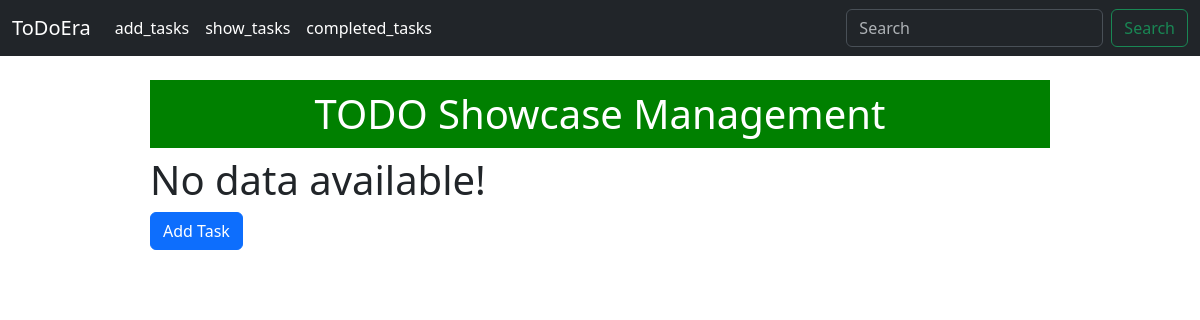
Page /show_tasks/ on the earlier database version.
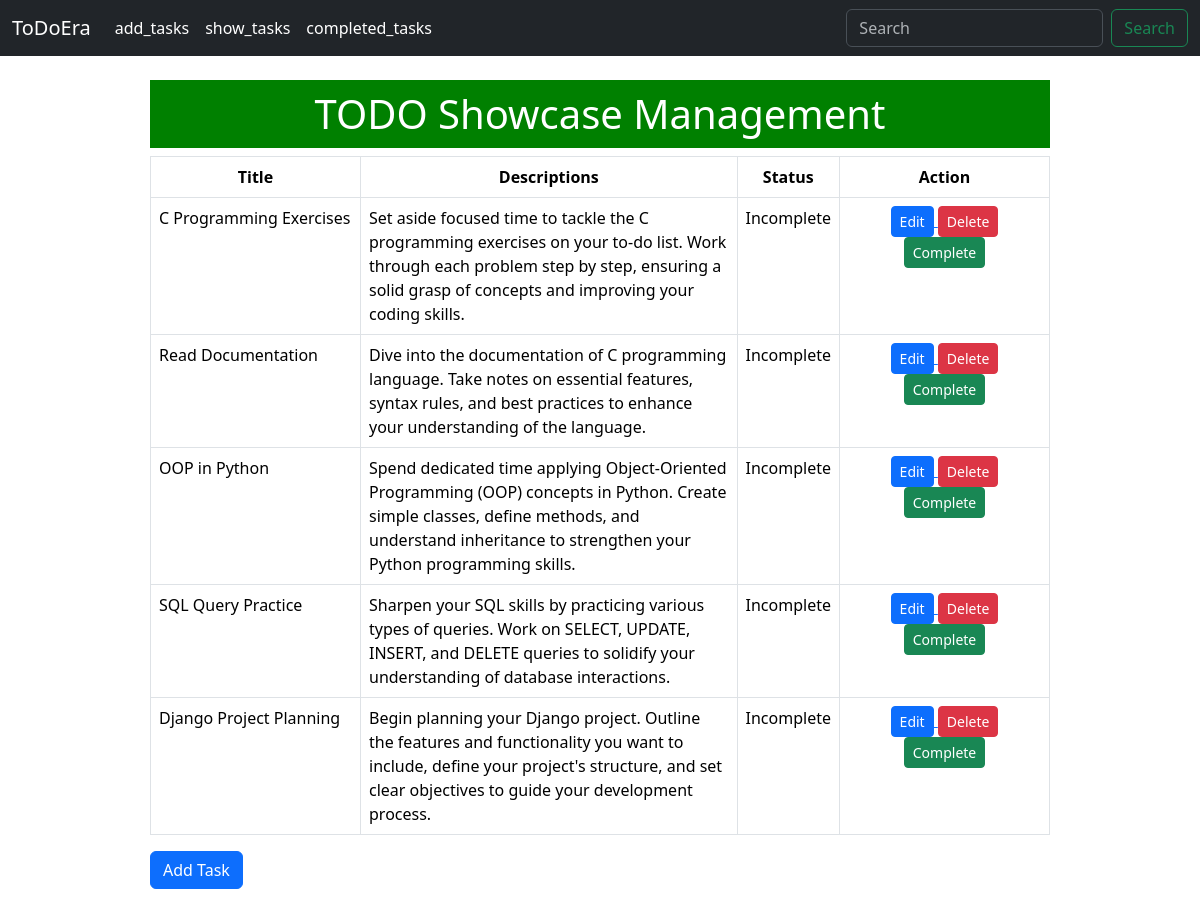
Same page on the later database version.
### List/models.py (models this page shows, shortened)
class TaskModel(models.Model):
    taskTitle = models.CharField(max_length=100)
    taskDescription = models.TextField(max_length=1000)
    is_completed = models.BooleanField(default=False)

### List/views.py (the view)
# urls.py: path('show_tasks/', show_tasks, name='show_tasks'),
def show_tasks(request):
    tasks = TaskModel.objects.filter(is_completed = False)
    return render(request, 'show_tasks.html', {'data': tasks})

### List/templates/show_tasks.html (shortened to what this page needs)
{% extends "home.html" %}
{% block content %}
    <div style="width: 75%; margin: auto;">
        <br/>
        <h1 style="text-align: center; width: 100%; background-color: green; color: white; padding: 10px;">TODO Showcase Management</h1>
        {% if data %}
            <table class="table table-bordered">
                <thead>
                    <tr style="text-align: center;">
                        <th scope="col">Title</th>
                        <th scope="col">Descriptions</th>
                        <th scope="col">Status</th>
                        <th scope="col" style="text-align: center;">Action</th>
                    </tr>
                </thead>
                <tbody>
                    {% for i in data %}
                        <tr>
                            <td style="width: 210px;">{{ i.taskTitle }}</td>
                            <td>{{ i.taskDescription }}</td>
                            {%if i.is_completed%}
                                <td style="text-align: center;">Complete</td>
                            {%else%}
                                <td style="text-align: center;">Incomplete</td>
                            {%endif%}
                            <td style="width: 210px; text-align:center">
                                <a href="{% url 'edit_task' id=i.id %}">
                                    <button type="button" class="btn btn-primary btn-sm">Edit</button>
                                </a>
                                <a href="{% url 'delete_task' id=i.id %}">
                                    <button type="button" class="btn btn-danger btn-sm">Delete</button>
                                </a>
                                <a href="{% url 'complete_task' id=i.id%}">
                                    <button type="button" class="btn btn-success btn-sm">Complete</button>
                                </a>
                            </td>
                        </tr>
                    {% endfor %}
                </tbody>
            </table>
        {% else %}
            <h1>No data available!</h1>
        {% endif %}
        <a href="{% url 'add_tasks' %}">
            <button type="button" class="btn btn-primary" style="margin-bottom: 10px;">Add Task</button>
        </a>
    </div>
{% endblock %}

### List/templates/home.html (shortened to what this page needs)
<!doctype html>
<html lang="en">
    <head>
        <link href="https://cdn.jsdelivr.net/npm/bootstrap@5.3.2/dist/css/bootstrap.min.css" rel="stylesheet">
    </head>
    <body>
        <nav class="navbar navbar-expand-lg bg-dark" data-bs-theme="dark">
            <div class="container-fluid">
                <a class="navbar-brand" href="{%url 'homepage'%}">ToDoEra</a>
                <div class="collapse navbar-collapse" id="navbarSupportedContent">
                    <ul class="navbar-nav me-auto mb-2 mb-lg-0">
                        <li class="nav-item ">
                            <a class="nav-link active" href="{%url 'add_tasks'%}">add_tasks</a>
                        </li>
                        <li class="nav-item">
                            <a class="nav-link active" href="{%url 'show_tasks'%}">show_tasks</a>
                        </li>
                        <li class="nav-item">
                            <a class="nav-link active" href="{%url 'completed_tasks'%}">completed_tasks</a>
                        </li>
                    </ul>
                    <form class="d-flex" role="search">
                        <input class="form-control me-2" type="search" placeholder="Search" aria-label="Search">
                        <button class="btn btn-outline-success" type="submit">Search</button>
                    </form>
                </div>
            </div>
        </nav>
        {% block content %}{% endblock  %}
    </body>
</html>

Differences in the rows shown:
added TaskModel: taskTitle "C Programming Exercises", taskDescription "Set aside focused time to tackle the C programming exercises on your to-do list. Work through each problem step by step, ensuring a solid grasp of concepts and improving your coding skills.", is_completed "Incomplete"
added TaskModel: taskTitle "Read Documentation", taskDescription "Dive into the documentation of C programming language. Take notes on essential features, syntax rules, and best practices to enhance your understanding of the language.", is_completed "Incomplete"
added TaskModel: taskTitle "OOP in Python", taskDescription "Spend dedicated time applying Object-Oriented Programming (OOP) concepts in Python. Create simple classes, define methods, and understand inheritance to strengthen your Python programming skills.", is_completed "Incomplete"
added TaskModel: taskTitle "SQL Query Practice", taskDescription "Sharpen your SQL skills by practicing various types of queries. Work on SELECT, UPDATE, INSERT, and DELETE queries to solidify your understanding of database interactions.", is_completed "Incomplete"
added TaskModel: taskTitle "Django Project Planning", taskDescription "Begin planning your Django project. Outline the features and functionality you want to include, define your project's structure, and set clear objectives to guide your development process.", is_completed "Incomplete"
Other differences:
text no longer shown: "No data available!"
text now shown: "Title Descriptions Status Action"
